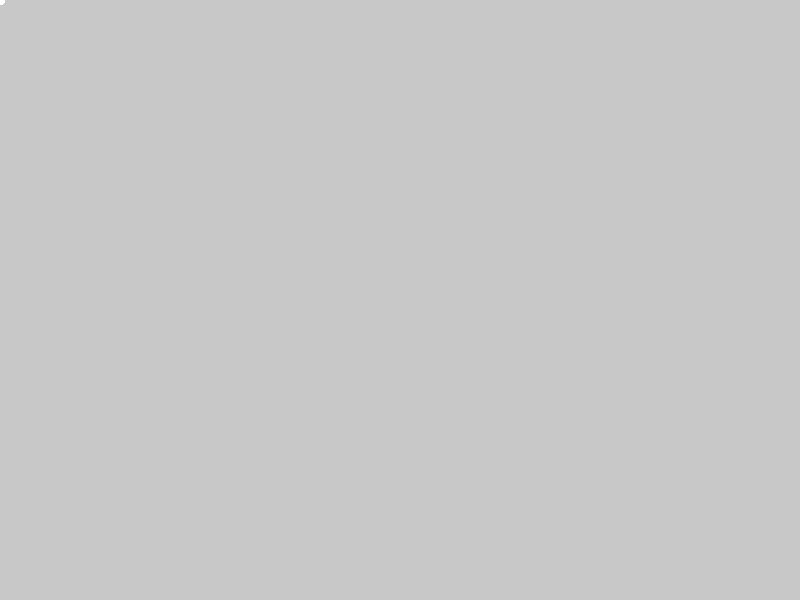
Frame 1 (no input)
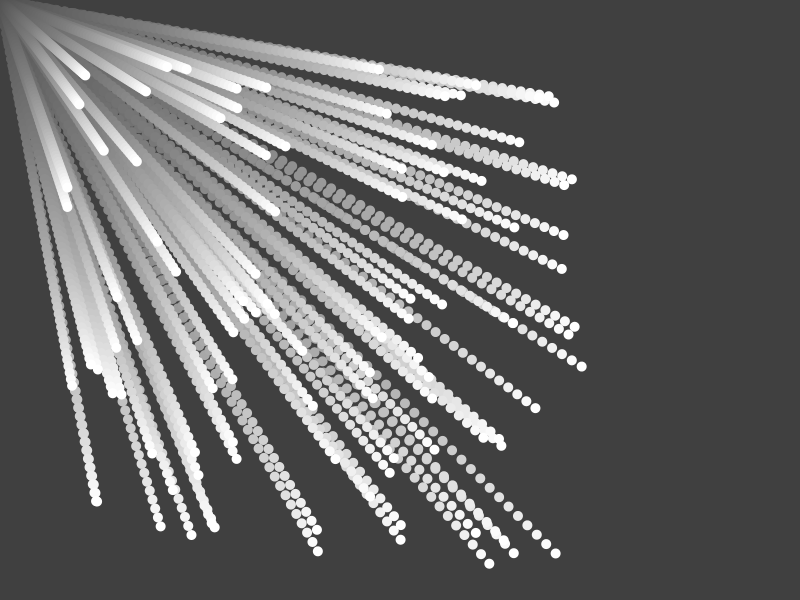
Frame 60 (the mouse pressed at the canvas centre just before this capture)
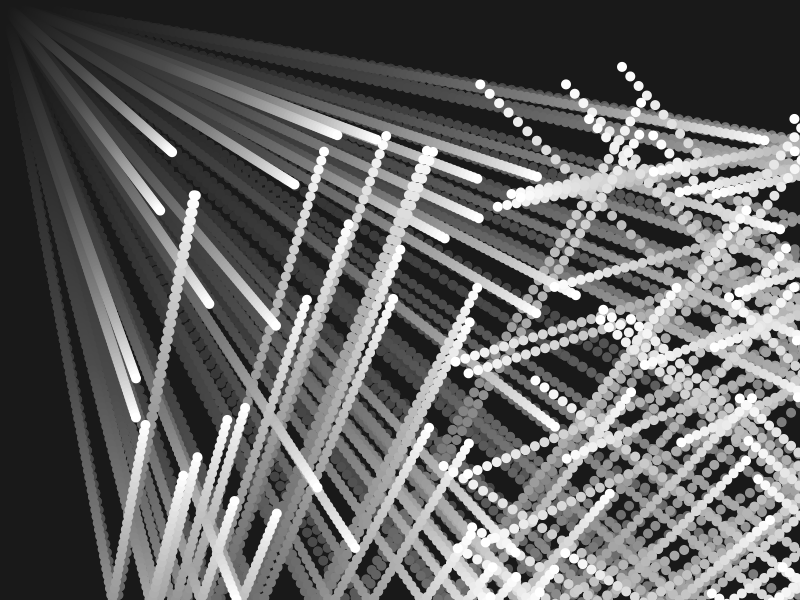
Frame 120 (the mouse held since frame 60 and released just before this capture)

The Processing sketch that drew these frames (run headless with seeded random() and noise(); from frame 60 on, the mouse is pressed at the canvas centre):

// Processing sketch: circleloop
// ── circleloop.pde
int nc = 100;

float[] dx = new float[nc];
float[] sx = new float[nc];
float[] dy = new float[nc];
float[] sy = new float[nc];

void setup()
{
  size(800,600);
  
  for(int i=0; i < nc; i = i +1)
  {
   dx[i]=0.0;
   dy[i]=0.0;
   sx[i]=random(1,10);
   sy[i]=random(1,10);
  }
  
  
}

void draw()
{
  noStroke();
  fill(0,0,0,5);
  rect(0,0,width,height);
  fill(255);
  for(int i=0; i < nc; i = i +1)
  {
    circle(dx[i],dy[i],10);
    dx[i] = dx[i] + sx[i];
    if(dx[i] > width || dx[i] < 0)
    {
      sx[i] = sx[i] * (-1);
    }
    dy[i]= dy[i] + sy[i];
    if(dy[i] > height || dy[i] < 0)
    {
      sy[i] = sy[i] * (-1);
    }
  }
}
